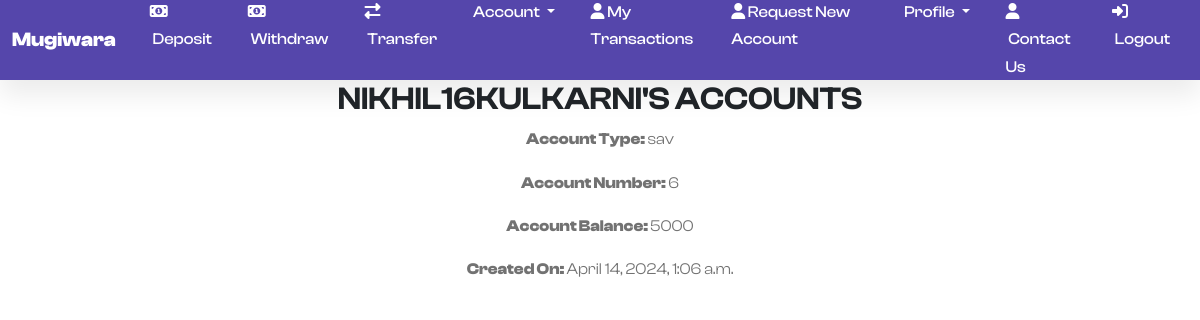
Screenshot of /accounts/ (signed in) with the database file from the repository.
### users/models.py (models this page shows, shortened)
class Account(models.Model):
    account_types = {
        'sav': 'Savings Account',
        'check': 'Checking Account'
    }
    account_status = {
        'o': 'Open',
        'c': 'Close',
    }
    modification_status = {
       'pending': 'Waiting for approval',
       'rejected': 'Rejected',
       'approved': 'Approved'
    }
    account_number = models.AutoField(primary_key = True)
    account_type = models.CharField(max_length = 128, choices = account_types)
    banking_user = models.ForeignKey('BankingUser', on_delete = models.CASCADE, related_name = 'banking_user')
    account_bal = models.BigIntegerField(default = 0)
    created_on = models.DateTimeField(auto_now_add = True)
    account_status = models.CharField(max_length = 32, choices = account_status, default = 'o')
    closed_on = models.DateTimeField(blank = True, null = True)
    modification_status = models.CharField(max_length = 32, choices = modification_status, default = 'pending')

### users/views.py (the view)
# urls.py: path('accounts/', views.accounts, name = 'accounts'),
@login_required
def accounts(request):
    u = request.user
    banking_user = BankingUser.objects.get(user = u)
    accounts = Account.objects.filter(banking_user = banking_user)
    context = {
        'accounts': accounts,
    }
    return render(request, 'users/accounts.html', context)

### users/templates/users/accounts.html (shortened to what this page needs)
{% extends 'users/base.html' %}
{% load crispy_forms_tags %}
{% block content %}
<!DOCTYPE html>
<html lang="en">
<head>
    <link rel="stylesheet" href="../../static/users/asset/css/accounts.css">
</head>
<body>
    <h2 class="text-center text-uppercase">{{ user.username }}'s Accounts</h2>
    {% for account in accounts %}
    <div class="container forget-password">
        <div class="row">
            <div class="col-md-12 col-md-offset-4">
                <div class="panel panel-default">
                    <div class="panel-body">
                        <div class="text-center">
                            <p><strong>Account Type: </strong>{{account.account_type}}</p>
                            <p><strong>Account Number: </strong>{{account.account_number}}</p>
                            <p><strong>Account Balance: </strong>{{account.account_bal}}</p>
                            <p><strong>Created On: </strong>{{account.created_on}}</p>
                        </div>
                    </div>
                </div>
            </div>
        </div>
    </div>
    {% endfor %}
</body>
</html>
{% endblock %}

### users/static/users/asset/css/style.css (style rules this page uses)
:root { --c-dark: #212529; --c-brand: #4e57d4; --c-brand-light: #6970dd; --c-brand-rgb: 78, 87, 212; --c-body: #727272; --font-base: "ClashDisplay", sans-serif; --box-shadow: 0px 15px 25px rgba(0,0,0,0.08); --transition: all 0.5s ease; }
body { font-family: var(--font-base); line-height: 1.7; color: var(--c-body); }
h1, h2, h3,h4, h5, h6, .h1, .h2, .h3, .h4, .h5, .h6 { font-weight: 600; color: var(--c-dark); }

### rows the page displays
Account: account_type "sav", account_number "6", account_bal "5000", created_on "April 14, 2024, 1:06 a.m."

### other values shown
{{ user.username }} "NIKHIL16KULKARNI"
